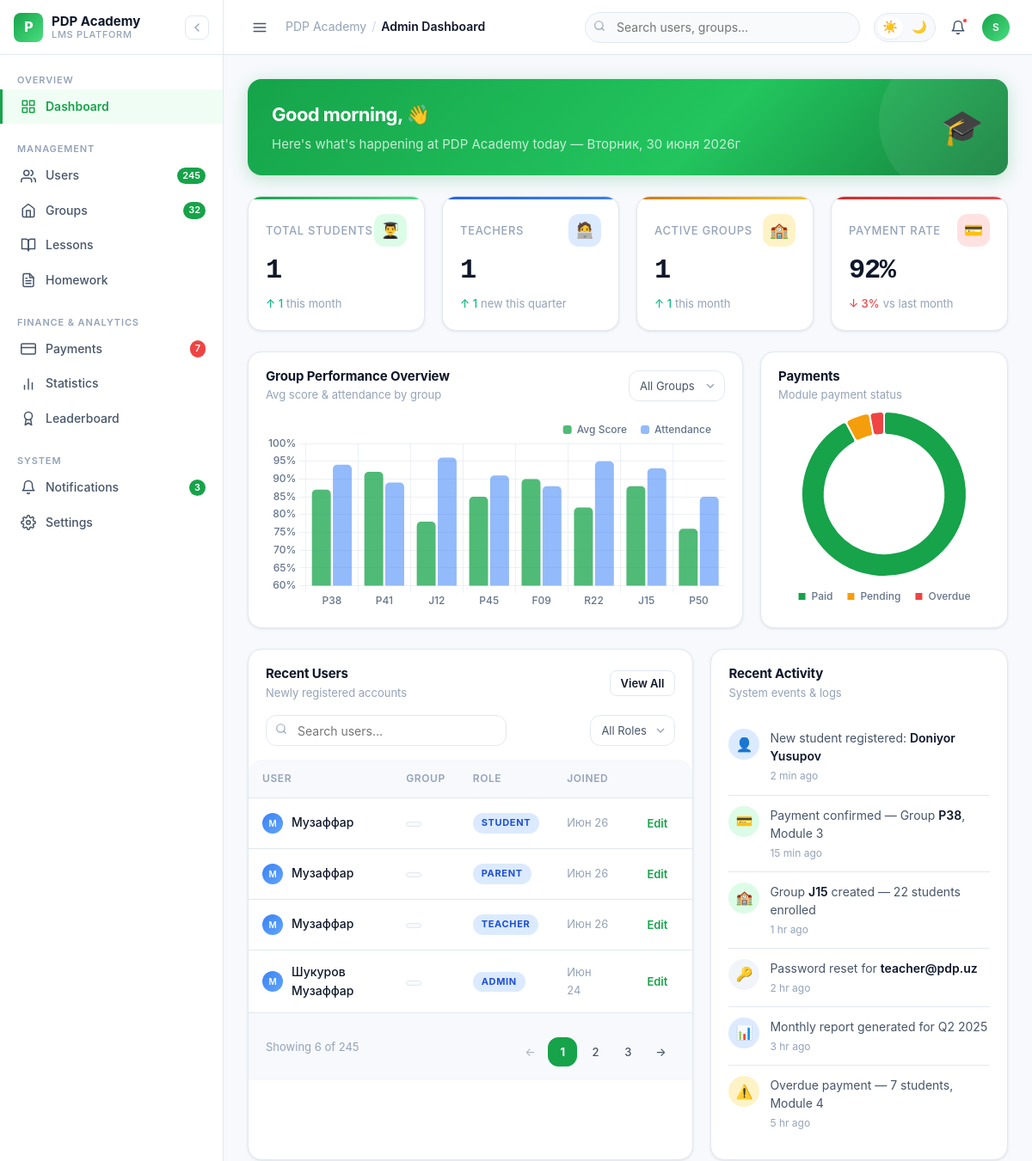
/admin (upper part), run on an earlier commit of the app's database.
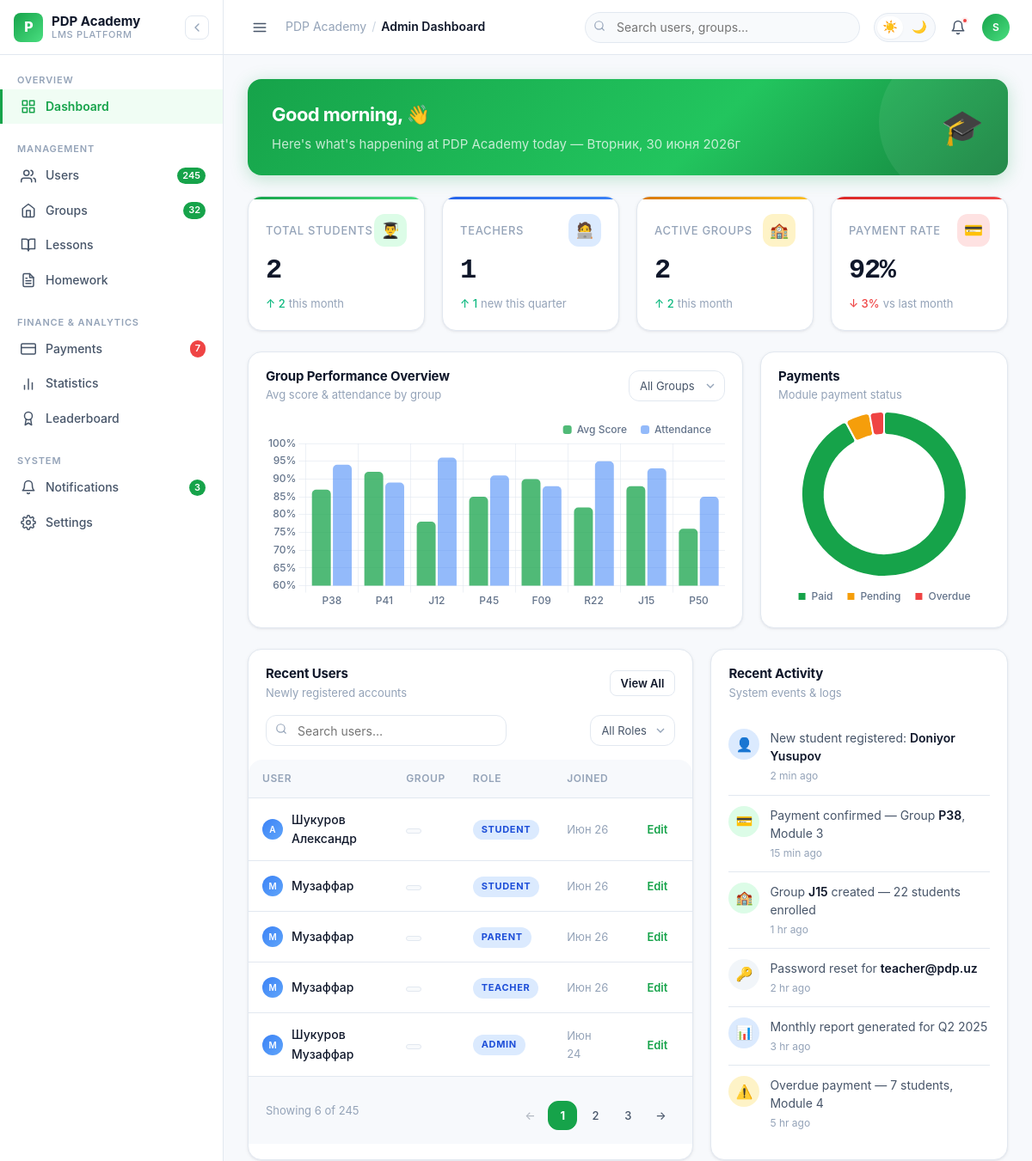
And on a later commit of the database.
### apps/models.py (models this page shows, shortened)
class User(AbstractUser):
    class Role(TextChoices):
        ADMIN = "ADMIN", "Admin"
        TEACHER = "TEACHER", "Teacher"
        STUDENT = "STUDENT", "Student"
        PARENT = "PARENT", "Parent"
    role = CharField(
        max_length=20,
        choices=Role,
        default=Role.STUDENT
    )
    phone = CharField(
        max_length=20,
        blank=True,
        null=True
    )
    avatar = ImageField(
        upload_to="avatars/",
        blank=True,
        null=True
    )
    telegram_id = BigIntegerField(
        blank=True,
        null=True
    )

### apps/views.py (the view)
# urls.py: path('admin', AdminListView.as_view(), name='admin_dashboard'),
class AdminListView(ListView):
    model = User
    template_name = 'dashboards/admin_dashboard.html'
    context_object_name = 'users'
    def get_queryset(self, **kwargs):
        return User.objects.all().order_by('-date_joined')
    def get_context_data(self, **kwargs):
        context = super().get_context_data(**kwargs)
        lmd = timezone.now() - timedelta(days=30)
        context['groups'] = Group.objects.all()
        context['teachers'] = User.objects.filter(role='TEACHER')
        context['active_groups'] = Group.objects.filter(active=True).count()
        context['students_count'] = User.objects.filter(role='STUDENT').count()
        context['teachers_count'] = User.objects.filter(role='TEACHER').count()
        context['sim'] = User.objects.filter(role='STUDENT').filter(date_joined__gte=lmd).count()
        context['tim'] = User.objects.filter(role='TEACHER').filter(date_joined__gte=lmd).count()
        context['gim'] = Group.objects.filter(created_at__gte=lmd).count()
        return context

### templates/dashboards/admin_dashboard.html (shortened to what this page needs)
{% load static %}
<!DOCTYPE html>
<html lang="ru" data-theme="light">
<head>
    <link rel="stylesheet" href="{% static 'css/style.css' %}">
    <link rel="stylesheet" href="{% static 'css/components.css' %}">
    <link rel="stylesheet" href="{% static 'css/dark.css' %}">
</head>
<body data-user-role="admin">
<div class="app">
    {% include 'components/sidebar.html' %}
    <div class="main-wrapper" id="mainWrapper">
        {% include "components/header.html" %}
            <main class="main-content">
                <div class="welcome-banner">
                    <div class="welcome-text">
                        <p class="welcome-greeting">Good morning,  👋</p>
                        <p class="welcome-sub">Here's what's happening at PDP Academy today
                            — {% now "l" %}, {% now "j E Yг" %}</p>
                    </div>
                    <div class="welcome-emoji" style="font-size:2.5rem;">🎓</div>
                </div>
                <div class="grid grid-4 mb-24">
                    <div class="stat-card green">
                        <div class="stat-card-header">
                            <span class="stat-card-label">Total Students</span>
                            <div class="stat-icon-wrap green">👨‍🎓</div>
                        </div>
                        <div class="stat-value mono" data-count="{{ students_count }}">{{ students_count }}</div>
                        <div class="stat-trend up">
                            <span>↑ {{ sim }}</span>
                            <span class="stat-trend-label">this month</span>
                        </div>
                    </div>
                    <div class="stat-card blue">
                        <div class="stat-card-header">
                            <span class="stat-card-label">Teachers</span>
                            <div class="stat-icon-wrap blue">🧑‍💻</div>
                        </div>
                        <div class="stat-value mono" data-count="{{ teachers_count }}"></div>
                        <div class="stat-trend up">
                            <span>↑ {{ tim }}</span>
                            <span class="stat-trend-label">new this quarter</span>
                        </div>
                    </div>
                    <div class="stat-card gold">
                        <div class="stat-card-header">
                            <span class="stat-card-label">Active Groups</span>
                            <div class="stat-icon-wrap gold">🏫</div>
                        </div>
                        <div class="stat-value mono" data-count="{{ active_groups }}">{{ active_groups }}</div>
                        <div class="stat-trend up">
                            <span>↑ {{ gim }}</span>
                            <span class="stat-trend-label">this month</span>
                        </div>
                    </div>
                    <div class="stat-card red">
                        <div class="stat-card-header">
                            <span class="stat-card-label">Payment Rate</span>
                            <div class="stat-icon-wrap red">💳</div>
                        </div>
                        <div class="stat-value mono" data-count="92" data-suffix="%">0</div>
                        <div class="stat-trend down">
                            <span>↓ 3%</span>
                            <span class="stat-trend-label">vs last month</span>
                        </div>
                    </div>
                </div>
                <div class="admin-charts mb-24">
                    <div class="chart-container card">
                        <div class="card-header">
                            <div>
                                <h3 class="card-title">Group Performance Overview</h3>
                                <p class="card-subtitle">Avg score & attendance by group</p>
                            </div>
                            <select class="table-filter-select" style="width:auto;">
                                <option>All Groups</option>
                            </select>
                        </div>
                        <div class="card-body" style="height:260px; padding-top:8px;">
                            <canvas id="adminOverviewChart"></canvas>
                        </div>
                    </div>
                    <div class="chart-container card">
                        <div class="card-header">
                            <div>
                                <h3 class="card-title">Payments</h3>
                                <p class="card-subtitle">Module payment status</p>
                            </div>
                        </div>
                        <div class="card-body" style="height:260px; padding-top:8px;">
                            <canvas id="paymentChart"></canvas>
                        </div>
                    </div>
                </div>
                <div class="grid grid-2 mb-24" style="grid-template-columns: 3fr 2fr;">
                    <div class="card">
                        <div class="card-header">
                            <div>
                                <h3 class="card-title">Recent Users</h3>
                                <p class="card-subtitle">Newly registered accounts</p>
                            </div>
                            <a href="/admin/users" class="btn btn-sm btn-secondary">View All</a>
                        </div>
                        <div class="card-body" style="padding:0;">
                            <div class="table-toolbar" style="padding:16px 20px 0;">
                                <div class="table-search">
                <span class="table-search-icon">
                </span>
                                    <input type="search" placeholder="Search users…" data-table="recentUsersTable">
                                </div>
                                <div class="table-filters">
                                    <select class="table-filter-select" data-table="recentUsersTable" data-col="2">
                                        <option value="">All Roles</option>
                                    </select>
                                </div>
                            </div>
                            <table class="data-table" id="recentUsersTable">
                                <thead>
                                <tr>
                                    <th>User</th>
                                    <th>Group</th>
                                    <th>Role</th>
                                    <th>Joined</th>
                                    <th></th>
                                </tr>
                                </thead>
                                <tbody>
                                {% for user in users %}
                                    <tr>
                                        <td class="primary">
                                            <div style="display:flex;align-items:center;gap:10px;">
                                                <div class="avatar avatar-xs"
                                                     style="background:linear-gradient(135deg,#3B82F6,#60A5FA);">{{ user.first_name | slice:":1" }}
                                                </div>
                                                {{ user.last_name }} {{ user.first_name }}
                                            </div>
                                        </td>
                                        <td><span class="code-chip">{{ user.group }}</span></td>
                                        <td><span class="role-badge student">{{ user.role }}</span></td>
                                        <td style="color:var(--text-muted);font-size:.8125rem;">{{ user.date_joined|date:"M d" }}</td>
                                        <td>
                                            <button class="btn btn-sm btn-ghost-primary"
                                                    data-modal-open="editUserModal">
                                                Edit
                                            </button>
                                        </td>
                                    </tr>
                                {% endfor %}
                                </tbody>
                            </table>
                        </div>
                        <div class="card-footer">
                            <span style="font-size:.8125rem;color:var(--text-muted);">Showing 6 of 245</span>
                            <div class="pagination">
                                <button class="page-btn disabled">←</button>
                                <button class="page-btn active">1</button>
                                <button class="page-btn">2</button>
                                <button class="page-btn">3</button>
                                <button class="page-btn">→</button>
                            </div>
                        </div>
                    </div>
                    <div class="card">
                        <div class="card-header">
                            <div>
                                <h3 class="card-title">Recent Activity</h3>
                                <p class="card-subtitle">System events & logs</p>
                            </div>
                        </div>
                        <div class="card-body">
                            <div id="activityFeed">
                            </div>
                        </div>
                    </div>
                </div>
            </main>
    </div>
</div>
</body>
</html>

What changed in the data, as far as the page shows it:
added User: first_name "А", last_name "Шукуров", first_name "Александр", role "STUDENT", date_joined "Июн 26"
Also different on the page:
{{ students_count }}: "1" → "2"
{{ sim }}: "1" → "2"
{{ active_groups }}: "1" → "2"
{{ gim }}: "1" → "2"
